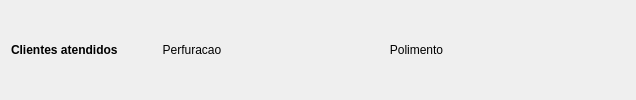
       <widget class="QWidget" name="listItem_12" native="true">
        <property name="minimumSize">
         <size>
          <width>0</width>
          <height>0</height>
         </size>
        </property>
        <property name="maximumSize">
         <size>
          <width>10000</width>
          <height>100</height>
         </size>
        </property>
        <layout class="QHBoxLayout" name="horizontalLayout_14">
         <item>
          <widget class="QLabel" name="nameLabel_32">
           <property name="minimumSize">
            <size>
             <width>125</width>
             <height>0</height>
            </size>
           </property>
           <property name="maximumSize">
            <size>
             <width>125</width>
             <height>16777215</height>
            </size>
           </property>
           <property name="font">
            <font>
             <weight>75</weight>
             <bold>true</bold>
            </font>
           </property>
           <property name="text">
            <string>Clientes atendidos</string>
           </property>
           <property name="alignment">
            <set>Qt::AlignLeading|Qt::AlignLeft|Qt::AlignVCenter</set>
           </property>
          </widget>
         </item>
         <item>
          <widget class="QLabel" name="nameLabel_33">
           <property name="minimumSize">
            <size>
             <width>100</width>
             <height>0</height>
            </size>
           </property>
           <property name="maximumSize">
            <size>
             <width>100</width>
             <height>16777215</height>
            </size>
           </property>
           <property name="font">
            <font>
             <weight>50</weight>
             <bold>false</bold>
            </font>
           </property>
           <property name="text">
            <string>Perfuracao</string>
           </property>
           <property name="alignment">
            <set>Qt::AlignCenter</set>
           </property>
          </widget>
         </item>
         <item>
          <widget class="QLabel" name="atendidosPerfuracaoB">
           <property name="minimumSize">
            <size>
             <width>100</width>
             <height>0</height>
            </size>
           </property>
           <property name="maximumSize">
            <size>
             <width>100</width>
             <height>16777215</height>
            </size>
           </property>
           <property name="font">
            <font>
             <weight>50</weight>
             <bold>false</bold>
            </font>
           </property>
           <property name="text">
            <string/>
           </property>
           <property name="alignment">
            <set>Qt::AlignCenter</set>
           </property>
          </widget>
         </item>
         <item>
          <widget class="QLabel" name="nameLabel_34">
           <property name="minimumSize">
            <size>
             <width>125</width>
             <height>0</height>
            </size>
           </property>
           <property name="maximumSize">
            <size>
             <width>125</width>
             <height>16777215</height>
            </size>
           </property>
           <property name="font">
            <font>
             <weight>50</weight>
             <bold>false</bold>
            </font>
           </property>
           <property name="text">
            <string>Polimento</string>
           </property>
           <property name="alignment">
            <set>Qt::AlignCenter</set>
           </property>
          </widget>
         </item>
         <item>
          <widget class="QLabel" name="atendidosPolimentoB">
           <property name="minimumSize">
            <size>
             <width>100</width>
             <height>0</height>
            </size>
           </property>
           <property name="maximumSize">
            <size>
             <width>100</width>
             <height>16777215</height>
            </size>
           </property>
           <property name="font">
            <font>
             <weight>50</weight>
             <bold>false</bold>
            </font>
           </property>
           <property name="text">
            <string/>
           </property>
           <property name="alignment">
            <set>Qt::AlignCenter</set>
           </property>
          </widget>
         </item>
         <item>
          <spacer name="horizontalSpacer_14">
           <property name="orientation">
            <enum>Qt::Horizontal</enum>
           </property>
           <property name="sizeHint" stdset="0">
            <size>
             <width>40</width>
             <height>20</height>
            </size>
           </property>
          </spacer>
         </item>
        </layout>
       </widget>
